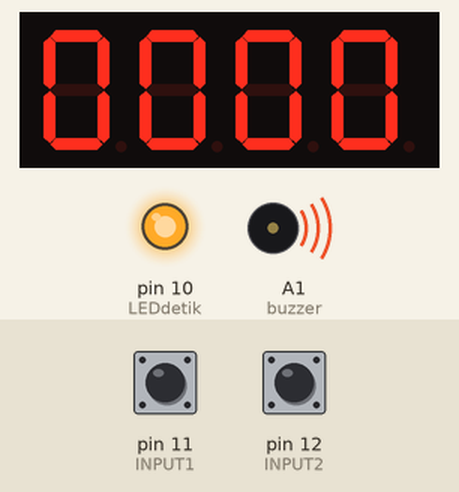
This sketch was run on a simulated Arduino Uno, built with avr-gcc and run on an emulated ATmega328P. Parts: 4-digit seven-segment display, output pins drawn as LEDs (lit = HIGH), buzzer (waves = sounding, pin HIGH). Wiring (inferred from the names in the program): 4-digit 7-segment display, segments lit when LOW: segments A3, A2, pin 4, pin 3, pin 2, A4, A5, pin 5; digit selects pin 6, pin 7, pin 8, pin 9. Dashed ring = blinking. The test bench sets the inputs (shaded band); at power-on: pin 12 (INPUT2) HIGH, pin 11 (INPUT1) HIGH. The segment pins are drawn as the display they are named for; pins used as bus, display or sensor lines are not drawn.

Above: at 1.2 s.
1.3 s: pin 12 (INPUT2) pulled LOW for 1 s
At 3.2 s:
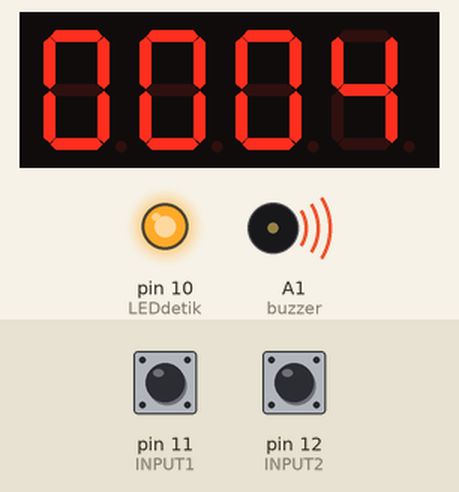
3.8 s: pin 11 (INPUT1) pulled LOW for 3.2 s
At 7.3 s:
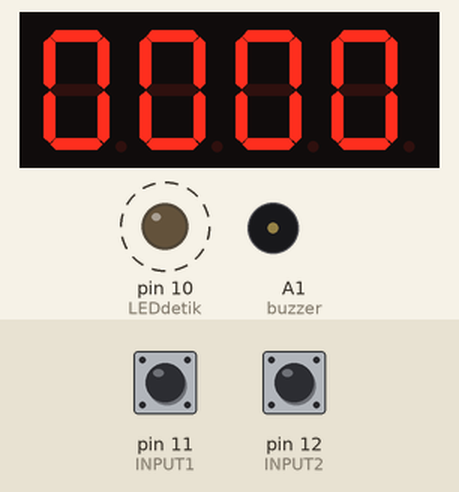
8.5 s: pin 12 (INPUT2) pulled LOW for 0.15 s
At 9.3 s:
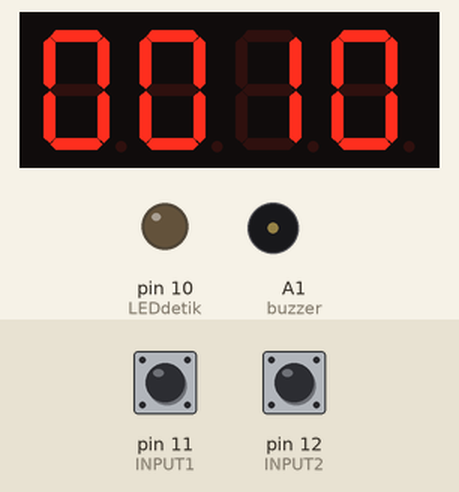
Timing chart, 0 to 11.5 s (numbered marks = the images above; inputs shaded):
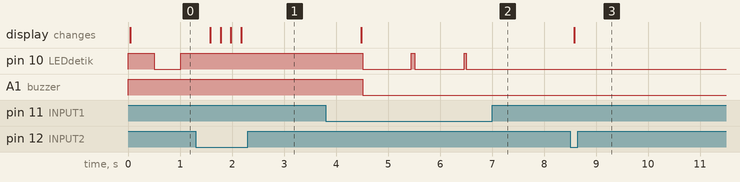

Measured:
- after the input at 1.3 s, pin 10 (LEDdetik): stops changing and stays HIGH; the display: first changes after 0.28 s (image 1 shows a later state)
- after the input at 3.8 s, pin 10 (LEDdetik): alternates HIGH for 0.05 s and LOW for 0.94 s, 5 changes in all, then stays LOW, starting after 0.72 s; A1 (buzzer): HIGH → LOW after 0.72 s; the display: changes after 0.68 s (image 2)
- after the input at 8.5 s, the display: changes after 0.08 s (image 3)

The sketch:

jam_digital.ino
```cpp
//Pin Assignment
int segment[] ={5,A5,A4,2,3,4,A2,A3};
int seg_con[]  = {6,7,8,9};
int INPUT1=11, INPUT2=12;
int LEDdetik=10;
int buzzer=A1;

//variabel waktu
signed char detik=0,menit=0,jam=0;
int halfsecond=0;

//variabel timer
int timer=0;
int timerStat=0;

//variabel input
int inputStatus1=1, inputStatus2=1; //active low
uint32_t debounce1, debounce2;
int debounceTime=200; //milisecond

//Variable kontrol
int i1, i2;
int temp;
int mode=0;

//Fungsi dan prosedur
void tampil_7(int nilai);
void show(int b, int a);

void setup()
{
  // Pengesetan pin output untuk 7-segmen
  for (int i=0; i<8; i++) pinMode (segment[i],OUTPUT);

  // pengesetan output control pada 7-segment
  for (int i=0;i<4;i++) pinMode (seg_con[i], OUTPUT);

  //pengesetan pin input dengan pull up (active low)
  pinMode(INPUT1, INPUT); digitalWrite(INPUT1, HIGH);
  pinMode(INPUT2, INPUT); digitalWrite(INPUT2, HIGH);

  //pengesetan pin lainnya
  pinMode(LEDdetik, OUTPUT);
  pinMode(buzzer, OUTPUT); digitalWrite(buzzer, HIGH);

  // Stop interrupts
  cli();

  // Initialize Timer/Counter Register
  TCCR1A = 0; // set entire TCCR1A register to 0
  TCCR1B = 0; // same for TCCR1B
  TCNT1  = 0; //initialize counter value to 0

  // Turn on CTC mode
  TCCR1B |= (1 << WGM12);

  // Set CS12 and CS10 bits for 1024 prescaler
  TCCR1B |= (1 << CS12) | (1 << CS10);

  // a value of 15624 in a second. By having OCR1A = 15624 / 2 then the interrupt function
  OCR1A = 7812;

  // Enable timer compare interrupt
  TIMSK1 |= (1 << OCIE1A);

  // Allow interrupts
  sei();

  //seting anti debounce
  debounce1=millis();
  debounce2=millis();
  Serial.begin(9600);
}

void loop() {
  //Menerima input
  inputStatus1=1;
  inputStatus2=1;
  if(digitalRead(INPUT1)==0)
  {
      if (millis()-debounce1>debounceTime)
      {
        debounce1=millis();
        inputStatus1=0;
      }
  }
  if(digitalRead(INPUT2)==0)
  {
      if (millis()-debounce2>debounceTime)
      {
        debounce2=millis();
        inputStatus2=0;
      }
  }

  //debuiging print
  /*Serial.print("INPUT1 = ");
  Serial.println(inputStatus1);
  Serial.print("INPUT2 = ");
  Serial.println(inputStatus2);*/

  //Main program
  switch (mode){
    //mode jam
    case 0:
      {
        //Inisiasi
        i1=1; i2=0; temp=0;

        //LED Blinking
        if (halfsecond) digitalWrite(LEDdetik,HIGH);
        else digitalWrite(LEDdetik,LOW);

        //Mode Jump
        if (inputStatus1==0) mode=10; //set jam
        if (inputStatus2==0) mode=20; //set alarm

        //Alarm check
        if (timerStat==1 && timer<0)
        {
          digitalWrite(buzzer, LOW);
          if (inputStatus2==0)
          {
            mode=0;
            timerStat=0;
            digitalWrite(buzzer, HIGH);
          }
        }

        //output
        show(jam,menit);
      }
      break;

    //mode pengesetan jam
    case 10:
      {
        if (inputStatus1==0)
        {
          temp+=i2*i1;
          i2=0; i1*=10;
          if(i1==10000)
          {
            jam=temp/100;
            menit=temp%100;
            i1=1; i2=0; temp=0;
            mode=0;
          }
        }
        if (inputStatus2==0)
        {
          i2++;
          if(i2>9) i2=0;
        }
        show((temp+i2*i1)/100, (temp+i2*i1)%100);
      }
      break;

    //mode timer
    case 20:
      {
        if (inputStatus1==0)
        {
          temp+=i2*i1;
          i2=0; i1*=10;
          if(i1==10000)
          {
            timer=(temp/100)*timer%100;
            i1=1; i2=0; temp=0;
            mode=0;
            timerStat=1;
            //Serial.print("detik"); Serial.println(timer);
          }
        }
        if (inputStatus2==0)
        {
          i2++;
          if(i2>9) i2=0;
        }
        show((temp+i2*i1)/100, (temp+i2*i1)%100);
      }
      break;
  }
}

//Interupt
ISR(TIMER1_COMPA_vect){
  halfsecond++;
  if(halfsecond>1)
  {
    halfsecond=0;
    detik++;
    timer--;
  }
  if(detik>59)
  {
      detik= 0;
      menit++;
  }
  if(menit>59)
  {
      menit= 0;
      jam++;
  }
  if(jam>23)
  {
      jam=0;
  }
}

// Menampilakn angka pada 7-segment
void tampil_7(int nilai)
{
  if (nilai==0){
            digitalWrite(segment[0], HIGH);
            digitalWrite(segment[1], HIGH);
            digitalWrite(segment[2], LOW);
            digitalWrite(segment[3], LOW);
            digitalWrite(segment[4], LOW);
            digitalWrite(segment[5], LOW);
            digitalWrite(segment[6], LOW);
            digitalWrite(segment[7], LOW);
  }
  else if (nilai==1) {
            digitalWrite(segment[0], HIGH);
            digitalWrite(segment[1], HIGH);
            digitalWrite(segment[2], HIGH);
            digitalWrite(segment[3], HIGH);
            digitalWrite(segment[4], HIGH);
            digitalWrite(segment[5], LOW);
            digitalWrite(segment[6], LOW);
            digitalWrite(segment[7], HIGH);
  }
  else if (nilai==2){
            digitalWrite(segment[0], HIGH);
            digitalWrite(segment[1], LOW);
            digitalWrite(segment[2], HIGH);
            digitalWrite(segment[3], LOW);
            digitalWrite(segment[4], LOW);
            digitalWrite(segment[5], HIGH);
            digitalWrite(segment[6], LOW);
            digitalWrite(segment[7], LOW);
  }
  else if (nilai==3)  {
          digitalWrite(segment[0], HIGH);
          digitalWrite(segment[1], LOW);
          digitalWrite(segment[2], HIGH);
          digitalWrite(segment[3], HIGH);
          digitalWrite(segment[4], LOW);
          digitalWrite(segment[5], LOW);
          digitalWrite(segment[6], LOW);
          digitalWrite(segment[7], LOW);
  }
  else if (nilai==4){
            digitalWrite(segment[0], HIGH);
            digitalWrite(segment[1], LOW);
            digitalWrite(segment[2], LOW);
            digitalWrite(segment[3], HIGH);
            digitalWrite(segment[4], HIGH);
            digitalWrite(segment[5], LOW);
            digitalWrite(segment[6], LOW);
            digitalWrite(segment[7], HIGH);
  }
  else if (nilai==5){
            digitalWrite(segment[0], HIGH);
            digitalWrite(segment[1], LOW);
            digitalWrite(segment[2], LOW);
            digitalWrite(segment[3], HIGH);
            digitalWrite(segment[4], LOW);
            digitalWrite(segment[5], LOW);
            digitalWrite(segment[6], HIGH);
            digitalWrite(segment[7], LOW);
  }
  else if (nilai==6){
            digitalWrite(segment[0], HIGH);
            digitalWrite(segment[1], LOW);
            digitalWrite(segment[2], LOW);
            digitalWrite(segment[3], LOW);
            digitalWrite(segment[4], LOW);
            digitalWrite(segment[5], LOW);
            digitalWrite(segment[6], HIGH);
            digitalWrite(segment[7], LOW);
  }
  else if (nilai==7){
            digitalWrite(segment[0], HIGH);
            digitalWrite(segment[1], HIGH);
            digitalWrite(segment[2], HIGH);
            digitalWrite(segment[3], HIGH);
            digitalWrite(segment[4], HIGH);
            digitalWrite(segment[5], LOW);
            digitalWrite(segment[6], LOW);
            digitalWrite(segment[7], LOW);
  }
  else if (nilai==8){
            digitalWrite(segment[0], HIGH);
            digitalWrite(segment[1], LOW);
            digitalWrite(segment[2], LOW);
            digitalWrite(segment[3], LOW);
            digitalWrite(segment[4], LOW);
            digitalWrite(segment[5], LOW);
            digitalWrite(segment[6], LOW);
            digitalWrite(segment[7], LOW);
  }
  else{
            digitalWrite(segment[0], HIGH);
            digitalWrite(segment[1], LOW);
            digitalWrite(segment[2], LOW);
            digitalWrite(segment[3], HIGH);
            digitalWrite(segment[4], LOW);
            digitalWrite(segment[5], LOW);
            digitalWrite(segment[6], LOW);
            digitalWrite(segment[7], LOW);
  }
}

// menampilkan jam digital
void show(int b, int a)
{
    digitalWrite(seg_con[3],HIGH);
    digitalWrite(seg_con[2],LOW);
    digitalWrite(seg_con[1],LOW);
    digitalWrite(seg_con[0],LOW);
    tampil_7(a%10);
    delay(5);

    digitalWrite(seg_con[3],LOW);
    digitalWrite(seg_con[2],HIGH);
    digitalWrite(seg_con[1],LOW);
    digitalWrite(seg_con[0],LOW);
    tampil_7(a/10);
    delay(5);

    digitalWrite(seg_con[3],LOW);
    digitalWrite(seg_con[2],LOW);
    digitalWrite(seg_con[1],HIGH);
    digitalWrite(seg_con[0],LOW);
    tampil_7(b%10);
    delay(5);

    digitalWrite(seg_con[3],LOW);
    digitalWrite(seg_con[2],LOW);
    digitalWrite(seg_con[1],LOW);
    digitalWrite(seg_con[0],HIGH);
    tampil_7(b/10);
    delay(5);
}
```
